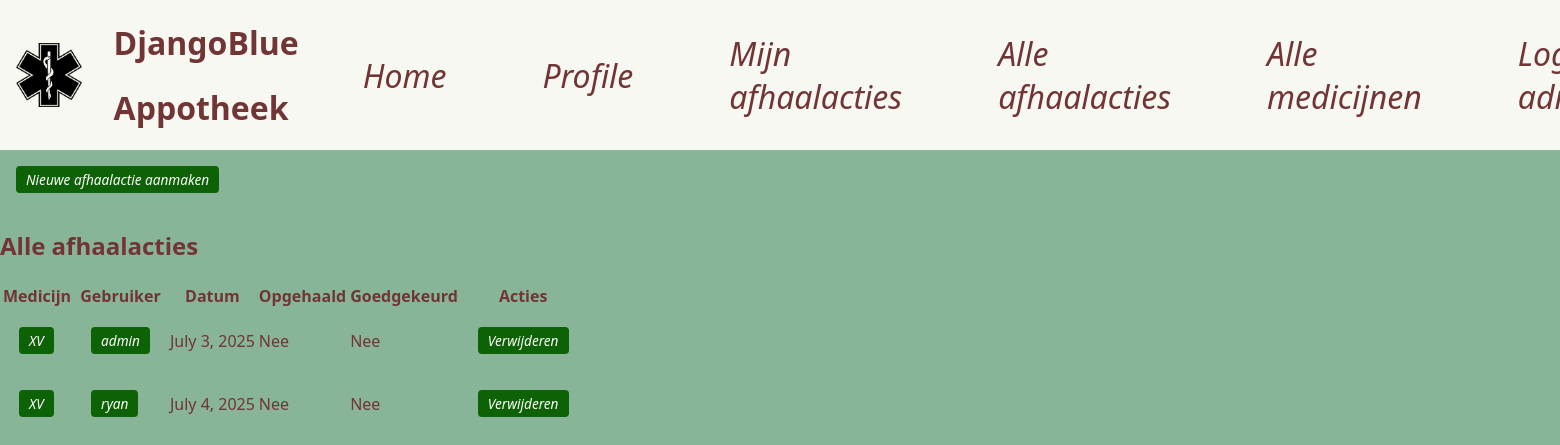
/beheer/collections/ (signed in), run on an earlier commit of the app's database.
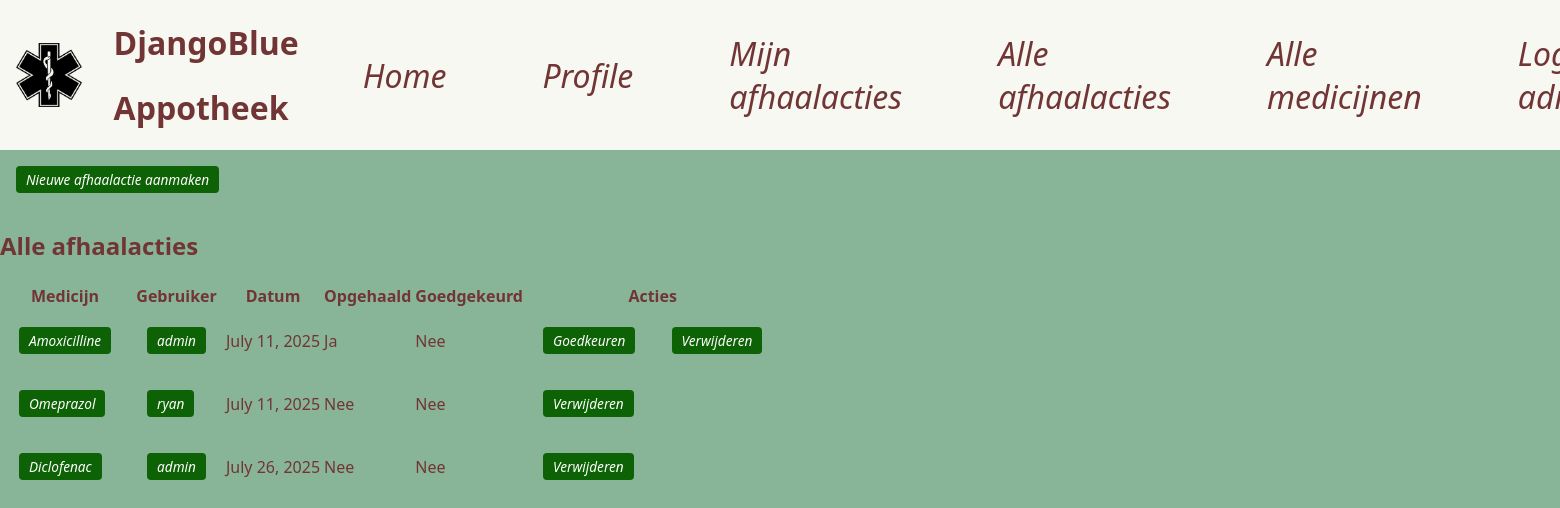
And on a later commit of the database.
### base/models.py (models this page shows, shortened)
class Collection(models.Model):
    medicine = models.ForeignKey(Medicine, on_delete=models.CASCADE)
    user = models.ForeignKey(User, on_delete=models.CASCADE)
    date = models.DateField(blank=False,)
    collected = models.BooleanField(default=False)
    collected_approved = models.BooleanField(default=False)
    collected_approved_by = models.ForeignKey(User, on_delete=models.SET_NULL,
                                              related_name='approved_collections', null=True, blank=True)

class Medicine(models.Model):
    name = models.CharField(max_length=100)
    manufacturer = models.CharField(max_length=100)
    cures = models.CharField(max_length=100)
    sideEffects = models.TextField()

### base/views.py (the view)
# urls.py: path('beheer/collections/', views.admin_collection_list, name='admin_collection_list'),
@staff_member_required
def admin_collection_list(request):
    collections = Collection.objects.all()
    return render(request, "base/admin_collection_list.html", {"collections": collections})

### base/templates/base/admin_collection_list.html
{% extends "base/base.html" %}
{% block content %}
  <a href="{% url 'create_collection' %}" class = "medicinepickup">Nieuwe afhaalactie aanmaken</a>
  <h2>Alle afhaalacties</h2>
  <table>
    <tr>
      <th>Medicijn</th>
      <th>Gebruiker</th>
      <th>Datum</th>
      <th>Opgehaald</th>
      <th>Goedgekeurd</th>
      <th>Acties</th>
    </tr>
    {% for c in collections %}
    <tr>
      <td>
        <a href="{% url 'medicine_detail' c.medicine.pk %}" class = "medicinepickup">
            {{ c.medicine.name }}
        </a>
      </td>
      <td>
        <a href="{% url 'user_profile_admin' c.user.id %}" class = "medicinepickup">
            {{ c.user.username }}
        </a>
      </td>
      <td>{{ c.date }}</td>
      <td>{{ c.collected|yesno:"Ja,Nee" }}</td>
      <td>{{ c.collected_approved|yesno:"Ja,Nee" }}</td>
      <td>
        {% if c.collected and not c.collected_approved %}
          <a href="{% url 'approve_collection' c.pk %}" class = "medicinepickup">Goedkeuren</a>
        {% endif %}
        <a href="{% url 'delete_collection' c.pk %}" class = "medicinepickup">Verwijderen</a>
      </td>
    </tr>
    {% endfor %}
  </table>
{% endblock content %}

### base/templates/base/base.html (shortened to what this page needs)
{% load  static %}
<!DOCTYPE html>
<html lang="en">
<head>
    <link rel="stylesheet" href="{% static 'base/css/styles.css' %}?v=7">
    <link rel="stylesheet" href="{% static 'base/css/menu.css' %}?v=5">
    {% block csslinks%}
    <link rel="stylesheet" href="{% static 'base/css/mainpage.css' %}?v=5">
    {%endblock csslinks%}
</head>
<body>
    {%include 'base/menu.html'%}
    <div class = "content">
        {% block content%} {%endblock content%}
    </div>
</body>
</html>

### base/templates/base/menu.html
{% load static %}
<div class="nav-container">
    <img src="{% static "base/img/appotheek.png" %}" alt="Logo">
    <div class="title">
        <h1>DjangoBlue</h1>
        <h1>Appotheek</h1>
    </div>
    {% if user.is_authenticated %}
        <a href="{% url 'index'%}" class = "nav-item">Home</a>
        <a href="{% url 'profile' %}" class="nav-item">Profile</a>
        <a href="{% url 'user_collections' %}" class="nav-item">Mijn afhaalacties</a>
        {% if user.is_staff %}
            <a href="{% url 'admin_collection_list' %}" class="nav-item">Alle afhaalacties</a>
            <a href="{% url 'medicine_list' %}" class="nav-item">Alle medicijnen</a>
        {% endif %}
        <a href="{% url 'logout_user' %}"> Logout {{ user.username }}</a>
    {% else %}
        <a href="{% url 'login' %}" class="nav-item">Login</a>
        <a href="{% url 'register' %}" class="nav-item">Sign up</a>
    {% endif %}
</div>

### base/static/base/css/styles.css (style rules this page uses)
body { background-color: #88b498; }

### base/static/base/css/menu.css (style rules this page uses)
body { margin: 0; font-family: 'Segoe UI', 'Roboto', 'Helvetica Neue', sans-serif; color: #723535; }
.nav-container { background-color: #f8f8f2; display: flex; align-items: center; gap: 2rem; padding-left: 1rem; }
img { height: 4rem; }
a { color: #723535; font-style: oblique; text-decoration: none; font-size: 2rem; justify-content: center; align-items: center; gap: 2rem; padding: 1rem; margin: 1rem; }

### base/static/base/css/mainpage.css (style rules this page uses)
.medicinepickup { background: #0c6204; color: white; padding: 4px 10px; font-size: 0.85rem; border-radius: 4px; font-weight: 500; text-decoration: none; transition: background-color 0.3s ease; display: inline-block; }

What changed in the data, as far as the page shows it:
removed Collection: medicine.name "XV", user.username "admin", date "July 3, 2025", collected "Nee", collected_approved "Nee"
removed Collection: medicine.name "XV", user.username "ryan", date "July 4, 2025", collected "Nee", collected_approved "Nee"
added Collection: medicine.name "Amoxicilline", user.username "admin", date "July 11, 2025", collected "Ja", collected_approved "Nee", shows "Goedkeuren"
added Collection: medicine.name "Omeprazol", user.username "ryan", date "July 11, 2025", collected "Nee", collected_approved "Nee"
added Collection: medicine.name "Diclofenac", user.username "admin", date "July 26, 2025", collected "Nee", collected_approved "Nee"
